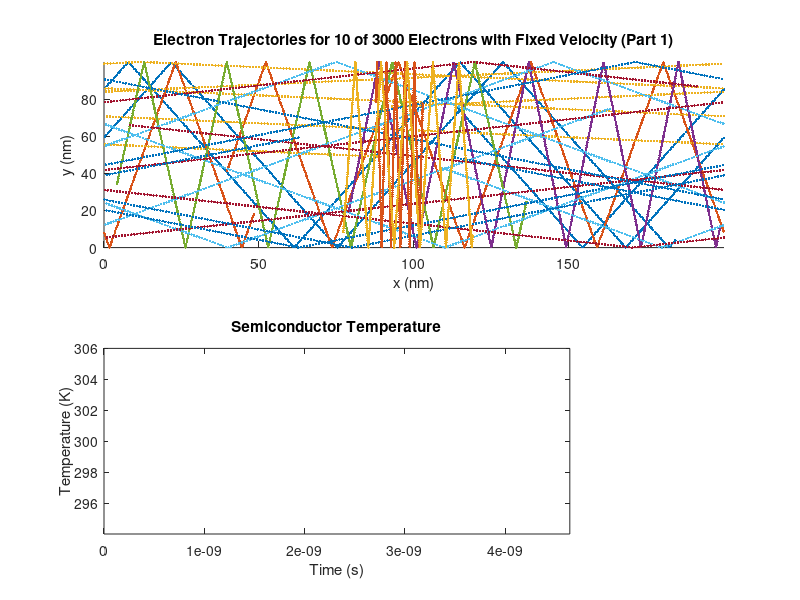
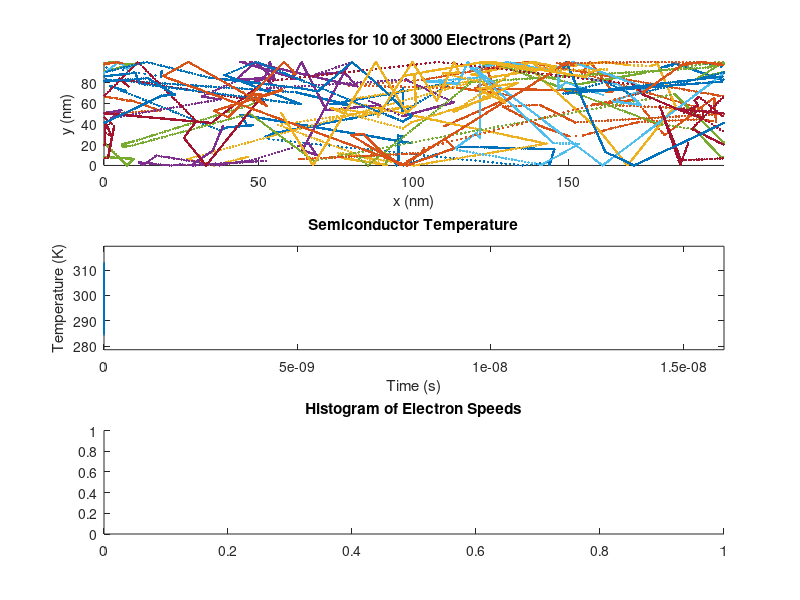

The MATLAB script that drew these images, in order: (Note: this script raises an error after producing the figures.)
%%
% Ville Tiukuvaara, 100934692

%% Part 1: Electron Modelling
% To calculate the thermal energy, it is noted that there are two degrees
% of freedom for the electrons. Using Maxwell's principle of equipartition
% of energy,
%
% $$\overline{KE}=\frac{1}{2}kT = 2(\frac{1}{2}m\overline{v^2}) \Rightarrow \overline{v^2}=\frac{2kT}{m}$$

clear all
close all
m0 = 9.10938356e-31;
m = 0.26*m0;
T = 300;
k = 1.38064852e-23;
vth = sqrt(2*k*T/m)

%%
% Or 187 km/s. The mean free path, $l$, is simply

l = vth*0.2e-12

%%
% Thus the mean free path is about 37.4 nm.
%
% Here are some variables to control the simulations:

height = 100e-9;
length = 200e-9;
population_size = 3000;
plot_population = 10;
time_step = height/vth/100;
iterations = 1000;
% Set to 1 to watch the movies,
% or to 0 to just see the final plots
show_movie = 0;

%%
% For the simulations, these arrays will hold information about the
% state of the system, including the positions, velocities, and
% temperatures.

% Each row corresponds to an electron with the positions and velocities
% [x y vx vy]
state = zeros(population_size, 4);
trajectories = zeros(iterations, plot_population*2);
temperature = zeros(iterations,1);

%%
% Generate an initial population with constant speeds
for i = 1:population_size
    angle = rand*2*pi;
    state(i,:) = [length*rand height*rand vth*cos(angle) vth*sin(angle)];
end


%%
% Iterate over time and update the positions, while plotting the state.
for i = 1:iterations
    state(:,1:2) = state(:,1:2) + time_step.*state(:,3:4);
    
    % Look for collisions with the boundaries
    j = state(:,1) > length;
    state(j,1) = state(j,1) - length;
    
    j = state(:,1) < 0;
    state(j,1) = state(j,1) + length;
    
    j = state(:,2) > height;
    state(j,2) = 2*height - state(j,2);
    state(j,4) = -state(j,4);
    
    j = state(:,2) < 0;
    state(j,2) = -state(j,2);
    state(j,4) = -state(j,4);
    
    temperature(i) = (sum(state(:,3).^2) + sum(state(:,4).^2))*m/k/2/population_size;
    
    % Record the trajectories
    for j=1:plot_population
        trajectories(i, (2*j):(2*j+1)) = state(j, 1:2);
    end 
    
    % Update the movie every 5 iterations
    if show_movie && mod(i,5) == 0
        figure(1);
        subplot(2,1,1);
        hold off;
        plot(state(1:plot_population,1)./1e-9, state(1:plot_population,2)./1e-9, 'o');
        axis([0 length/1e-9 0 height/1e-9]);
        title(sprintf('Trajectories for %d of %d Electrons with Fixed Velocity (Part 1)',...
        plot_population, population_size));
        xlabel('x (nm)');
        ylabel('y (nm)');
        if i > 1
            subplot(2,1,2);
            hold off;
            plot(time_step*(0:i-1), temperature(1:i));
            axis([0 time_step*iterations min(temperature)*0.98 max(temperature)*1.02]);
            title('Semiconductor Temperature');
            xlabel('Time (s)');
            ylabel('Temperature (K)');
        end
        pause(0.05);
    end
end

% Show trajectories after the movie is over
figure(1);
subplot(2,1,1);
title(sprintf('Electron Trajectories for %d of %d Electrons with Fixed Velocity (Part 1)',...
    plot_population, population_size));
xlabel('x (nm)');
ylabel('y (nm)');
axis([0 length/1e-9 0 height/1e-9]);
hold on;
for i=1:plot_population
    plot(trajectories(:,i*2)./1e-9, trajectories(:,i*2+1)./1e-9, '.');
end

if(~show_movie)
    subplot(2,1,2);
    hold off;
    plot(time_step*(0:iterations-1), temperature);
    axis([0 time_step*iterations min(temperature)*0.98 max(temperature)*1.02]);
    title('Semiconductor Temperature');
    xlabel('Time (s)');
    ylabel('Temperature (K)');
end



%% Part 2: Collisions with Mean Free Path
% For the second simulation, the initial velocities are assigned based on a
% Maxwell-Boltzmann distribution, and scattering is modelled.
% First, calculate the scattering probability in one time step:
p_scat = 1 - exp(-time_step/0.2e-12)

%%
% The distribution of velocities in x and y is Gaussian, with a standard
% deviation of $\sqrt{kT/m}$. This results in an overall Maxwell-Boltzmann
% velocity distribution at temperature T
v_pdf = makedist('Normal', 'mu', 0, 'sigma', sqrt(k*T/m));

%%
% The initial population is generated using this distribution:
for i = 1:population_size
    angle = rand*2*pi;
    state(i,:) = [length*rand height*rand random(v_pdf) random(v_pdf)];
end

%%
% The average velocity should be calculated to be correct:
avg_v = sqrt(sum(state(:,3).^2)/population_size + ...
    sum(state(:,4).^2)/population_size)

%%
% This returns a velocity of about 187 km/s, which is correct.
% This varies a little bit, since the initial velocities are random with a 
% MB distribution.

%%
% The second simulation loop follows:
for i = 1:iterations
    %Update positions
    state(:,1:2) = state(:,1:2) + time_step.*state(:,3:4);
    
    j = state(:,1) > length;
    state(j,1) = state(j,1) - length;
    
    j = state(:,1) < 0;
    state(j,1) = state(j,1) + length;
    
    j = state(:,2) > height;
    state(j,2) = 2*height - state(j,2);
    state(j,4) = -state(j,4);
    
    j = state(:,2) < 0;
    state(j,2) = -state(j,2);
    state(j,4) = -state(j,4);
    
    % Scatter particles
    j = rand(population_size, 1) < p_scat;
    state(j,3:4) = random(v_pdf, [sum(j),2]);
    
    % Record the temperature
    temperature(i) = (sum(state(:,3).^2) + sum(state(:,4).^2))*m/k/2/population_size;
    
    % Record positions for subset of particles that will be graphed
    for j=1:plot_population
        trajectories(i, (2*j):(2*j+1)) = state(j, 1:2);
    end 
    
    % Update the movie every 5 iterations
    if show_movie && mod(i,5) == 0
        figure(2);
        subplot(3,1,1);
        hold off;
        plot(state(1:plot_population,1)./1e-9, state(1:plot_population,2)./1e-9, 'o');
        axis([0 length/1e-9 0 height/1e-9]);
        title(sprintf('Trajectories for %d of %d Electrons (Part 2)',...
        plot_population, population_size));
        xlabel('x (nm)');
        ylabel('y (nm)');
        if i > 1
            subplot(3,1,2);
            hold off;
            plot(time_step*(0:i-1), temperature(1:i));
            axis([0 time_step*iterations min(temperature)*0.98 max(temperature)*1.02]);
            title('Semiconductor Temperature');
            xlabel('Time (s)');
            ylabel('Temperature (K)');
        end
        
        % Show histogram of speeds
        subplot(3,1,3);
        v = sqrt(state(:,3).^2 + state(:,4).^2);
        title('Histogram of Electron Speeds');
        histogram(v);
        xlabel('Speed (m/s)');
        ylabel('Number of particles');
        
        pause(0.05);
    end
end

% Show trajectories after the movie is over
figure(2);
subplot(3,1,1);
title(sprintf('Trajectories for %d of %d Electrons (Part 2)',...
    plot_population, population_size));
xlabel('x (nm)');
ylabel('y (nm)');
axis([0 length/1e-9 0 height/1e-9]);
hold on;
for i=1:plot_population
    plot(trajectories(:,i*2)./1e-9, trajectories(:,i*2+1)./1e-9, '.');
end

% Show temperature plot over time
if(~show_movie)
    subplot(3,1,2);
    hold off;
    plot(time_step*(0:iterations-1), temperature);
    axis([0 time_step*iterations min(temperature)*0.98 max(temperature)*1.02]);
    title('Semiconductor Temperature');
    xlabel('Time (s)');
    ylabel('Temperature (K)');
end

% Show speed histogram
subplot(3,1,3);
v = sqrt(state(:,3).^2 + state(:,4).^2);
title('Histogram of Electron Speeds');
histogram(v);
xlabel('Speed (m/s)');
ylabel('Number of particles');

%%
% This second simulation shows that the average temperature fluctuates
% over time due to the scattering, but it has an average of 300K over time.

%% Part 3: Enchancements
% Here, the boundaries can be set to be specular or diffusive. If they
% are diffusive, the electrons bounce off at a random angle rather than
% one symmetrical about the normal with the boundary.
%
% The non-periodic top and bottom boundaries can be set to be either
% specular (1) or diffusive (0) with the following parameters:
top_specular = 0;
bottom_specular = 0;

%%
% This simulation also includes boxes (obstacles)
% Also, each box can seperately be set to be specular (1) or diffusive (0)

% The values are [xmin xmax ymin ymax] for each box
boxes = 1e-9.*[80 120 0 40; 80 120 60 100];
boxes_specular = [0 1];

% Generate an initial population
for i = 1:population_size
    angle = rand*2*pi;
    state(i,:) = [length*rand height*rand random(v_pdf) random(v_pdf)];
    
    % Make sure no particles start in a box
    while(in_box(state(i,1:2), boxes))
        state(i,1:2) = [length*rand height*rand];
    end
end

%%
% Run through the third simulation:
for i = 1:iterations
    state(:,1:2) = state(:,1:2) + time_step.*state(:,3:4);
    
    j = state(:,1) > length;
    state(j,1) = state(j,1) - length;
    
    j = state(:,1) < 0;
    state(j,1) = state(j,1) + length;
    
    j = state(:,2) > height;

    if(top_specular)
        state(j,2) = 2*height - state(j,2);
        state(j,4) = -state(j,4);
    else % Diffusive
        % The electron bounces off at a random angle
        state(j,2) = height;
        v = sqrt(state(j,3).^2 + state(j,4).^2);
        angle = rand([sum(j),1])*2*pi;
        state(j,3) = v.*cos(angle);
        state(j,4) = -abs(v.*sin(angle));
    end
    
    j = state(:,2) < 0;
    
    if(bottom_specular)
        state(j,2) = -state(j,2);
        state(j,4) = -state(j,4);
    else % Diffusive
        % The electron bounces off at a random angle
        state(j,2) = 0;
        v = sqrt(state(j,3).^2 + state(j,4).^2);
        angle = rand([sum(j),1])*2*pi;
        state(j,3) = v.*cos(angle);
        state(j,4) = abs(v.*sin(angle));
    end
    
    % Look for particles that have "entered" a box and move them to
    % where they should be.
    for j=1:population_size
        box_num = in_box(state(j,1:2), boxes);
        while(box_num ~= 0)
            % To see which side the electron collided with,
            % find which one it's closer to
            x_dist = 0;
            new_x = 0;
            if(state(j,3) > 0)
                x_dist = state(j,1) - boxes(box_num,1);
                new_x = boxes(box_num,1);
            else
                x_dist = boxes(box_num,2) - state(j,1);
                new_x = boxes(box_num,2);
            end
            
            y_dist = 0;
            new_y = 0;
            if(state(j,4) > 0)
                y_dist = state(j,2) - boxes(box_num, 3);
                new_y = boxes(box_num, 3);
            else
                y_dist = boxes(box_num, 4) - state(j,2);
                new_y = boxes(box_num, 4);
            end
            
            if(x_dist < y_dist)
                state(j,1) = new_x;
                if(~boxes_specular(box_num))
                    sgn = -sign(state(j,3));
                    v = sqrt(state(j,3).^2 + state(j,4).^2);
                    angle = rand()*2*pi;
                    state(j,3) = sgn.*abs(v.*cos(angle));
                    state(j,4) = v.*sin(angle);
                else % Specular
                    state(j,3) = -state(j,3);
                end
            else
                state(j,2) = new_y;
                if(~boxes_specular(box_num))
                    sgn = -sign(state(j,4));
                    v = sqrt(state(j,3).^2 + state(j,4).^2);
                    angle = rand()*2*pi;
                    state(j,3) = v.*cos(angle);
                    state(j,4) = sgn.*abs(v.*sin(angle));
                else % Specular
                    state(j,4) = -state(j,4);
                end
            end
            
            box_num = in_box(state(j,1:2), boxes);
        end
    end
    
    
    % Scatter particles
    j = rand(population_size, 1) < p_scat;
    state(j,3:4) = random(v_pdf, [sum(j),2]);
    
    % Record the temperature
    temperature(i) = (sum(state(:,3).^2) + sum(state(:,4).^2))*m/k/2/population_size;
    
    % Record positions for subset of particles that will be graphed
    for j=1:plot_population
        trajectories(i, (2*j):(2*j+1)) = state(j, 1:2);
    end 
    
    % Update the movie every 5 iterations
    if show_movie && mod(i,5) == 0
        figure(3);
        subplot(3,1,1);
        hold off;
        plot(state(1:plot_population,1)./1e-9, state(1:plot_population,2)./1e-9, 'o');
        hold on;
        
        % Plot the boxes
        for j=1:size(boxes,1)
           plot([boxes(j, 1) boxes(j, 1) boxes(j, 2) boxes(j, 2) boxes(j, 1)]./1e-9,...
               [boxes(j, 3) boxes(j, 4) boxes(j, 4) boxes(j, 3) boxes(j, 3)]./1e-9, 'k-');
        end
        
        axis([0 length/1e-9 0 height/1e-9]);
        title(sprintf('Trajectories for %d of %d Electrons (Part 3)',...
        plot_population, population_size));
        xlabel('x (nm)');
        ylabel('y (nm)');
        if i > 1
            subplot(3,1,2);
            hold off;
            plot(time_step*(0:i-1), temperature(1:i));
            axis([0 time_step*iterations min(temperature(1:i))*0.98 max(temperature)*1.02]);
            title('Semiconductor Temperature');
            xlabel('Time (s)');
            ylabel('Temperature (K)');
        end
        
        subplot(3,1,3);
        v = sqrt(state(:,3).^2 + state(:,4).^2);
        title('Histogram of Electron Speeds');
        histogram(v);
        xlabel('Speed (m/s)');
        ylabel('Number of particles');
        
        pause(0.05);
    end
end

% Show trajectories after the movie is over
figure(3);
subplot(3,1,1);
title(sprintf('Electron Trajectories for %d of %d Electrons (Part 3)',...
    plot_population, population_size));
xlabel('x (nm)');
ylabel('y (nm)');
axis([0 length/1e-9 0 height/1e-9]);
hold on;
for i=1:plot_population
    plot(trajectories(:,i*2)./1e-9, trajectories(:,i*2+1)./1e-9, '.');
    
end

% Plot the boxes
for j=1:size(boxes,1)
   plot([boxes(j, 1) boxes(j, 1) boxes(j, 2) boxes(j, 2) boxes(j, 1)]./1e-9,...
       [boxes(j, 3) boxes(j, 4) boxes(j, 4) boxes(j, 3) boxes(j, 3)]./1e-9, 'k-');
end

% Plot temperature
if(~show_movie)
    subplot(3,1,2);
    hold off;
    plot(time_step*(0:iterations-1), temperature);
    axis([0 time_step*iterations min(temperature)*0.98 max(temperature)*1.02]);
    title('Semiconductor Temperature');
    xlabel('Time (s)');
    ylabel('Temperature (K)');
end

subplot(3,1,3);
v = sqrt(state(:,3).^2 + state(:,4).^2);
title('Histogram of Electron Speeds');
histogram(v);
xlabel('Speed (m/s)');
ylabel('Number of particles');

%%
% For the final simulation, an electron density map is created, by creating
% a 2D histogram over space:

density = hist3(state(:,1:2),[200 100])';

% Smooth out the electron density map
N = 20;
sigma = 3;
[x y]=meshgrid(round(-N/2):round(N/2), round(-N/2):round(N/2));
f=exp(-x.^2/(2*sigma^2)-y.^2/(2*sigma^2));
f=f./sum(f(:));
figure(4);
imagesc(conv2(density,f,'same'));
set(gca,'YDir','normal');
title('Electron Density');
xlabel('x (nm)');
ylabel('y (nm)');

%%
% The temperature map is created using a similar procudure. The electron
% velocities are put into bins over space to calculate the temperature at
% different points:
temp_sum_x = zeros(ceil(length/1e-9),ceil(height/1e-9));
temp_sum_y = zeros(ceil(length/1e-9),ceil(height/1e-9));
temp_num = zeros(ceil(length/1e-9),ceil(height/1e-9));

% Look at velocities of all the particles
for i=1:population_size
    % Find which "bin" it belongs in:
    x = floor(state(i,1)/1e-9);
    y = floor(state(i,2)/1e-9);
    if(x==0)
        x = 1;
    end
    if(y==0)
        y= 1;
    end
    
    % Add its velocity components to the cumulative count:
    temp_sum_y(x,y) = temp_sum_y(x,y) + state(i,3)^2;
    temp_sum_x(x,y) = temp_sum_x(x,y) + state(i,4)^2;
    temp_num(x,y) = temp_num(x,y) + 1;
end

%%
% Now, with the velocities added up, calculate the temperatures:
temp = (temp_sum_x + temp_sum_y).*m./k./2./temp_num;
temp(isnan(temp)) = 0;
temp = temp';

%%
% Like with the density map, perform some smoothing:
N = 20;
sigma = 3;
[x y]=meshgrid(round(-N/2):round(N/2), round(-N/2):round(N/2));
f=exp(-x.^2/(2*sigma^2)-y.^2/(2*sigma^2));
f=f./sum(f(:));
figure(5);
imagesc(conv2(temp,f,'same'));
set(gca,'YDir','normal');
title('Temperature Map');
xlabel('x (nm)');
ylabel('y (nm)');

%%
% The relationship between the temperature map and the electron density map
% is very noticable. However, some the of the electrons have considerably
% higher speeds, and this can be seen on the temperature map.